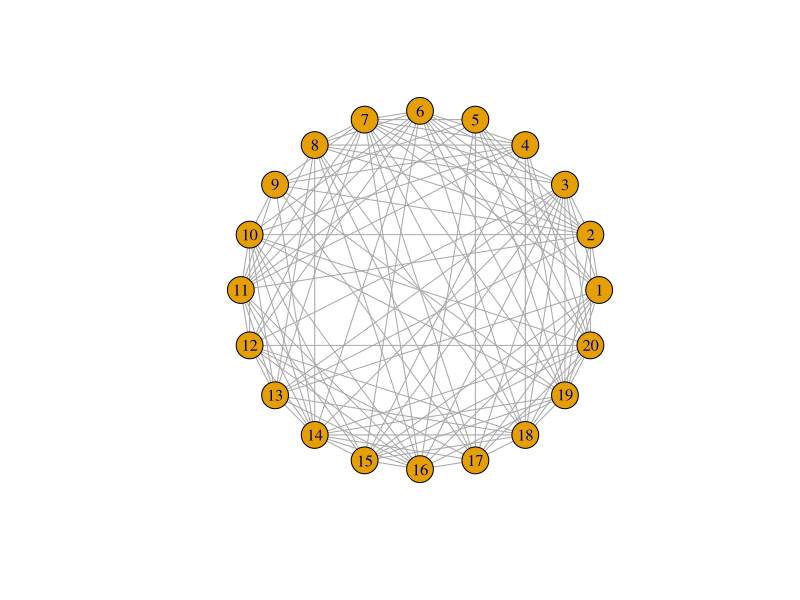

Source code (R):
library(igraph)

# Rewires a lattice given the following parameters:
#   n (number of nodes in the initial lattice)
#   k (distance of farthest neighbor each node will be connected to in the initial lattice)
#   p (rewiring probability)
#
# p = 0 corresponds to the regular, initial lattice (high clustering, lacks small world property)
# p = 1 corresponds to a random network (low clustering, displays small world property)
#
# The point of interest here is to rewire the lattice to have low average path length (small world)
# as well as high clustering.

rewire_lattice <- function(n, k, p) {
  # Can't rewire a complete graph because every node is linked to every other node already.
  if ((n %% 2 == 0 && k >= n/2) || (n %% 2 == 1 && k >= n/2 - 1)) {
    return(make_lattice(length = n, dim = 1, nei = k, circular = TRUE))
  }
  
  if (k < 0) {
    stop("Neighbors cannot have negative distance.")
  }
  
  if (n < 0) {
    stop("Graph cannot have a negative number of nodes.")
  }
  
  if (p < 0 || p > 1) {
    stop("Probability value must be between 0 and 1.")
  }
  
  e <- make_empty_graph(n, FALSE)
  # l <- layout_in_circle(e)
  # plot(e, layout=l)
  # Sys.sleep(2.5)
  
  for(i in 1:n) {
    for(j in (i + 1):(i + k)) {
      j <- (j - 1) %% n + 1 # Wrap around if j > n.
      
      prob <- runif(1)
      
      if (prob < p || are_adjacent(e, i, j)) {
        # If either node has degree n - 1, make the other one the starting node by default.
        # Otherwise, randomly select one to start as the head.
        if (degree(e, i) == n - 1) {
          start <- j
        } else if (degree(e, j) == n - 1) {
          start <- i
        } else {
          start <- c(i, j)[sample(1:2, 1)] 
        }
        
        if (degree(e, i) == n - 1 && degree(e, j) == n - 1) {
          # If both nodes have degree n - 1, a loop or multiple edge is inevitable.
          rewire <- sample(V(e), 1)
        } else {
          adj_start <- neighbors(e, start) # Get all nodes that already form edges with start.
          if (length(adj_start) > 0) {
            rewire <- sample(V(e)[-adj_start], 1)
            while (rewire == start) {
              rewire <- sample(V(e)[-adj_start], 1)
            }
          } else {
            rewire <- sample(V(e)[-c(i,j)], 1)
          }
        }
        
        e <- add_edges(e, c(start, rewire))
      } else {
        e <- add_edges(e, c(i, j))
      }
      
      # plot(e, layout=l)
      # Sys.sleep(2.5)
    }
  }
  
  return(e)
}

rewired <- rewire_lattice(20, 6, 0.5)
gsize(rewired)
plot(rewired, layout=layout_in_circle(rewired))
